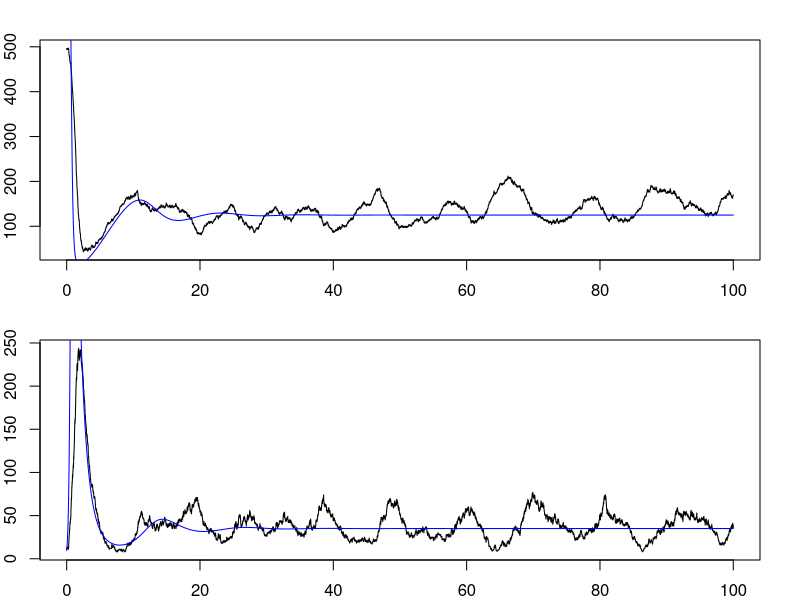

Here is the R script that generated this plot:
#Lecture 10 - ECL 233 
#Carter Johnson

# SIR Model and Demographic Stochasticity in Continuous Time Models

# dS/dt = µ(S+I+R) - ßSI/N -µS
# dI/dt = ßSI/N - µI - ∂I
# dR/dt = ∂I - µR

# dN/dt = 0, N=S+I+R
# Nondim'liz †=(µ+∂)t
# π = µ/(µ+∂)
# å = ∂/(µ+∂)= 1-π
# r0 = ß/(µ+∂)

# dS/d† = πN - πS - r0(SI/N)
# dI/d† = r0SI/N - (å+π)S
# dR/d† = åI - πR

# Events     - Scaled Rate - Outcome
# birth of S -  πN         - S->S+1, I->I, R->R
# death of S -  πS         - S->S-1, I->I, R->R
# infection  - r0SI/N      - S->S-1, I->I+1, R->R
# recovery   - åI          - S->S, I->I-1, R->R+1
# death of I - πI          - S->S, I->I-1, R->R
# death of R - πR          - S->S, I->I, R->R-1 
#          sum -> total rate = r

# (1) Calculate wait time to next event 
      #exponentially distributed with mean 1/r
# (2) Determine which event happens
      #random uniform draw weighted by relative rates

#=================================================================================================
#GOAL: Implement Demographic Stochasticity in SIR model with births and deaths, compare to deterministic

rm(list=ls())
library(deSolve)

#deterministic SIR model with births and deaths, time non-dimlzd
SIRdet = function(t,x,parms){
  with(as.list(c(parms,x)),{
    dS = p*(N-S)-R0*S*I/N #dS/dt, susceptibles
    dI = R0*S*I/N - I     #dI/dt, infecteds
    #R = N-S-I, dont need diff eq
    list(c(dS,dI))        #return both together
  })
}

#stochastic SIR model
#inputs: disease reproductive number R0, birth/death rate p, total pop N, 
#        initial infecteds I0, total run time tf
SIRstoch = function(R0,p, N,I0,tf=100){
  #error-checking  
  if(p>1) stop("Cannot have birth/death rate more than 1")
  #could also check for negative parm values and variables
  #force all population sizes to be integers
  N = as.integer(N)
  I0 = as.integer(I0)
  if(I0>N) stop("Cannot start with more infecteds than the total pop size")
  
  #initialize: 
  #population sizes of S/I/R
  S0 = floor(0.5*(N-I0))
  Rec0 = N-S0-I0 #no. recovereds to start
  alpha = 1-p #recovery rate
  SIR = as.matrix(c(S0,I0,Rec0)) #matrix for holding SIR pops through time
  #start time 
  tstep=1 #time index
  vt = 0 #time values (will have whole vector after while loop)
  #matrix for updates - order: birth S, death S, infection, recovery, death I, death R 
  dN = cbind(c(1,0,0),c(-1,0,0), c(-1,1,0), c(0,-1,1), c(0,-1,0), c(0,0,-1))
  nOut = ncol(dN) #number of outcomes
  
  #while loop through time
  while (vt[tstep]<tf){
    #determine scaled rates
    Nt = sum(SIR[,tstep]) #total pop size
    #rates for each event - same order as dN matrix
    wt = c(p*Nt,p*SIR[1,tstep], R0*SIR[1,tstep]*SIR[2,tstep]/Nt, alpha*SIR[2,tstep], p*SIR[2,tstep], p*SIR[3,tstep])
    sum_wt = sum(wt) #total rate
    #calculate wait time to next event: exponential distribution based on total wait time
    dt = rexp(n=1, rate=sum_wt)
    #determine which event happens: use sample.int
    outIdx = sample.int(nOut,size=1, prob=wt/sum_wt) #normalize rates to get probs
    #update
    vt[tstep+1]=vt[tstep]+dt #update time
    SIR = cbind(SIR,SIR[,tstep] + dN[,outIdx]) #update pop sizes
    tstep = tstep+1          #update time step counter
  }  
  return(list(t=vt, N=SIR)) #return both times and pop sizes
}

#==================================================================
# Parameters
R0 = 8   #infection rate
p = 0.04 #scaled birth/death rate
N = 1000 #pop size
I0 = floor(0.01*N) #initial infecteds

#==================================================================
#run stochastic
stochOut = SIRstoch(R0=R0, p=p, N=N, I0=I0)

#run deterministic - lsoda
parms = c(R0=R0,p=p,N=N) #parameter vector
x0 = c(S=N-I0, I=I0)     #initial pop sizes
detOut = as.data.frame(lsoda(x0, stochOut$t,SIRdet, parms))

#plot
par(mar = rep(2, 4))
mf=par(mfrow=c(2,1))
plot(stochOut$t, stochOut$N[1,], type="l",xlab="time (disease generations)", ylab="Susceptibles")
lines(stochOut$t, detOut$S, col="blue")
plot(stochOut$t, stochOut$N[2,], type="l",xlab="time (disease generations)", ylab="Infecteds")
lines(stochOut$t, detOut$I, col="blue")
par(mfrow=mf)
